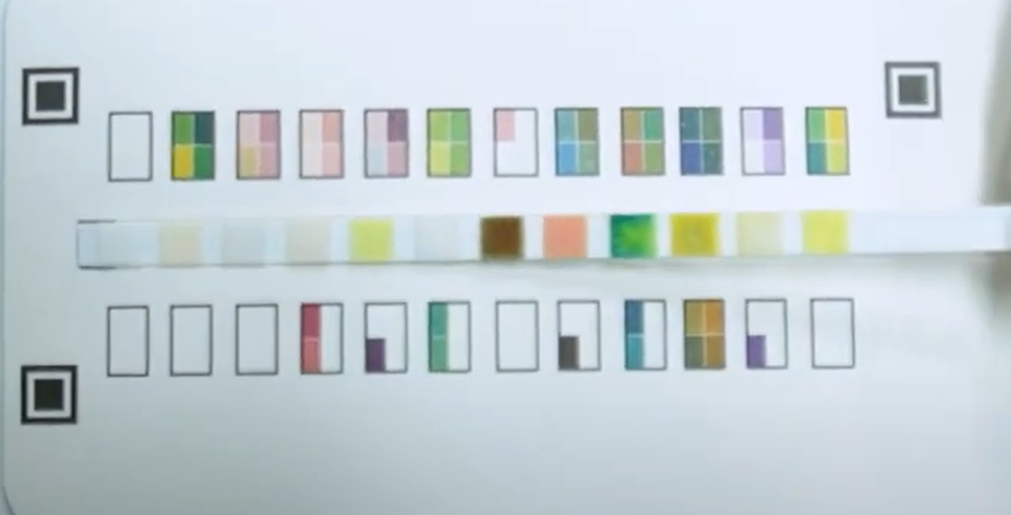
#> input picture basic_color/test_strip.jpg, 1011 x 515 px, found by its file name
$ python find_strip_pads_debug.py
#> lines starting #> are read from the running program, lines starting #| are printed output that depends on the picture; after the words box and inside, x2 and y2 are one past the last pixel; in counts of white or black regions, pixels touching at a corner belong together
# find_strip_pads_debug.py
# (성공한 test_warp.py + Lesson 9의 디버깅 모드)

import cv2
import numpy as np

# --- 1단계: Phase 2 이미지 로드 ---
image_filename = "test_strip.jpg"
image = cv2.imread(image_filename)
#> image is the input picture: shape (515, 1011, 3); mean B, G, R 212.9, 208.7, 197.5

if image is None:
    print(f"'{image_filename}' 이미지를 찾을 수 없습니다.")
else:
    # --- 2단계: 'test_warp.py'에서 성공한 pts_src ---
    # (★ test_warp.py에서 성공했던 '정확한' 4개 좌표를 여기에!)
    pts_src = np.array([
        [45, 97],  # 예: 왼쪽 위 (다시 찾아야 함)
        [917, 91],   # 예: 오른쪽 위 (다시 찾아야 함)
        [921, 401],  # 예: 오른쪽 아래 (다시 찾아야 함)
        [45, 393]    # 예: test_warp.py에서 썼던 값
    ], dtype=np.float32)

    # --- 3단계: ★★★ 자동 비율 계산 (성공한 로직) ★★★ ---
    (tl, tr, br, bl) = pts_src
    width_top = np.linalg.norm(tr - tl)
    width_bottom = np.linalg.norm(br - bl)
    max_width = int(max(width_top, width_bottom))

    height_left = np.linalg.norm(bl - tl)
    height_right = np.linalg.norm(br - tr)
    max_height = int(max(height_left, height_right))

    aspect_ratio = max_height / max_width
    width = 600
    height = int(width * aspect_ratio)

    print(f"변환된 이미지 크기: w={width}, h={height}")

    pts_dst = np.array([
        [0, 0], [width - 1, 0], [width - 1, height - 1], [0, height - 1]
    ], dtype=np.float32)

    # --- 4단계: 변환 실행 ---
    matrix = cv2.getPerspectiveTransform(pts_src, pts_dst)
    image_warped = cv2.warpPerspective(image, matrix, (width, height))
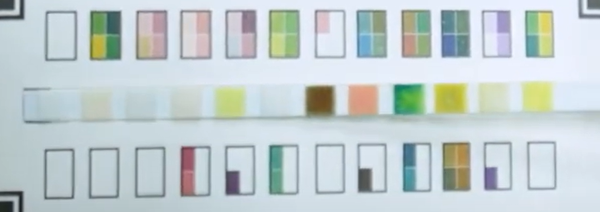
#> image_warped: shape (212, 600, 3); mean B, G, R 207.8, 206.4, 195

    # --- 5단계: 전처리 (adaptiveThreshold) ---
    gray = cv2.cvtColor(image_warped, cv2.COLOR_BGR2GRAY)
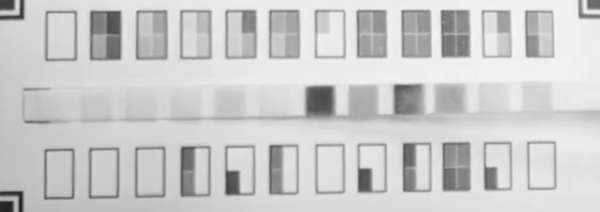
#> gray: shape (212, 600); min 29, max 248, mean 203.2
    thresh = cv2.adaptiveThreshold(gray, 255,
                                    cv2.ADAPTIVE_THRESH_GAUSSIAN_C,
                                    cv2.THRESH_BINARY_INV,
                                    15, 4)
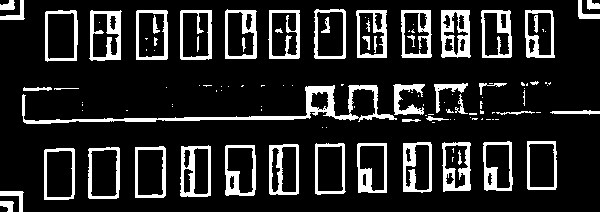
#> thresh: shape (212, 600); 15.3% white; 121 white regions (66 under 20 px)

    # --- 6단계: 경계 검출 (findContours) ---
    contours, hierarchy = cv2.findContours(thresh, cv2.RETR_EXTERNAL, cv2.CHAIN_APPROX_SIMPLE)
#> contours = 95 contours, 55 with area under 20; largest, box (x1, y1, x2, y2) and area: (22, 85, 397, 124) 2480, (45, 10, 78, 62) 1556, (88, 147, 120, 199) 1534, (180, 10, 212, 60) 1512, (136, 10, 168, 60) 1510
    print(f"총 {len(contours)}개의 물체(경계)를 찾았습니다.")
#| 총 95개의 물체(경계)를 찾았습니다.

    # --- 7단계: 디버깅 모드 (필터 값 찾기) ---
    image_debug = image_warped.copy()

    # (넓은 필터 값)
    STRIP_Y_MIN = 0
    STRIP_Y_MAX = height
    SHAPE_W_MIN = 5
    SHAPE_W_MAX = 150 # (h=122 팔레트도 잡기 위해 150으로 높임)
    SHAPE_H_MIN = 5
    SHAPE_H_MAX = 150

    print("\n--- [디버깅] 감지된 모든 물체 (필터링 전) ---")
    print("x, y, w(너비), h(높이)")

    detected_objects = []

    for cnt in contours:
        x, y, w, h = cv2.boundingRect(cnt)

        is_in_strip_area = (y > STRIP_Y_MIN) and (y < STRIP_Y_MAX)
        is_pad_shape = (w > SHAPE_W_MIN) and (w < SHAPE_W_MAX) and (h > SHAPE_H_MIN) and (h < SHAPE_H_MAX)

        if is_in_strip_area and is_pad_shape:
            # 필터 통과한 객체만 사각형 그리고, 리스트에 추가
            cv2.rectangle(image_debug, (x, y), (x + w, y + h), (255, 0, 0), 2) # 파란색
            detected_objects.append((x,y,w,h))
            # ★ 디버깅을 위해 모든 검출된 객체 정보 출력
            print(f"x={x}, y={y}, w={w}, h={h}")
#> this loop made 95 passes
#> (x, y, w, h, is_pad_shape) on passes 1 to 12: (0, 201, 14, 11, True), (0, 191, 24, 21, True), (44, 148, 31, 52, True), (88, 147, 32, 52, True), (135, 146, 31, 52, True), (225, 145, 31, 51, True), (180, 145, 31, 52, True), (269, 144, 30, 51, True), (357, 143, 30, 50, True), (315, 143, 31, 52, True), (442, 142, 29, 50, True), (403, 142, 29, 51, True)
#> (cnt, x, y, w, h, is_pad_shape) on passes 17, 18, 19, 20, 24, 28: ([[432, 122], [434, 122]], 432, 122, 3, 1, False), ([[495, 119], [498, 119]], 495, 119, 4, 1, False), ([[492, 119], [493, 119]], 492, 119, 2, 1, False), ([[486, 119], [490, 119]], 486, 119, 5, 1, False), ([[482, 118], [481, 119], [482, 119]], 481, 118, 2, 2, False), ([[425, 115], [426, 115]], 425, 115, 2, 1, False)
#| x=0, y=201, w=14, h=11
#| x=0, y=191, w=24, h=21
#| x=44, y=148, w=31, h=52
#| x=88, y=147, w=32, h=52
#| x=135, y=146, w=31, h=52
#| x=225, y=145, w=31, h=51
#| x=180, y=145, w=31, h=52
#| x=269, y=144, w=30, h=51
#> (further printed lines are left out)
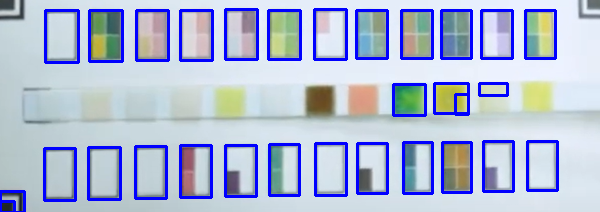
#> image_debug: shape (212, 600, 3); 10.17% of pixels changed, all inside (x1, y1, x2, y2) = (0, 8, 559, 212)
#> after the loop, detected_objects = 30 items, first 6: (0, 201, 14, 11), (0, 191, 24, 21), (44, 148, 31, 52), (88, 147, 32, 52), (135, 146, 31, 52), (225, 145, 31, 51)

    print(f"\n넓은 필터로 총 {len(detected_objects)}개의 물체를 찾았습니다.")
#| 넓은 필터로 총 30개의 물체를 찾았습니다.

    # --- 9단계: 결과 보여주기 ---
    cv2.imshow("Warped Image (DEBUG)", image_debug)
    cv2.waitKey(0)
    cv2.destroyAllWindows()

$ run again, with basic_color/test_kit.png saved as basic_color/test_strip.jpg
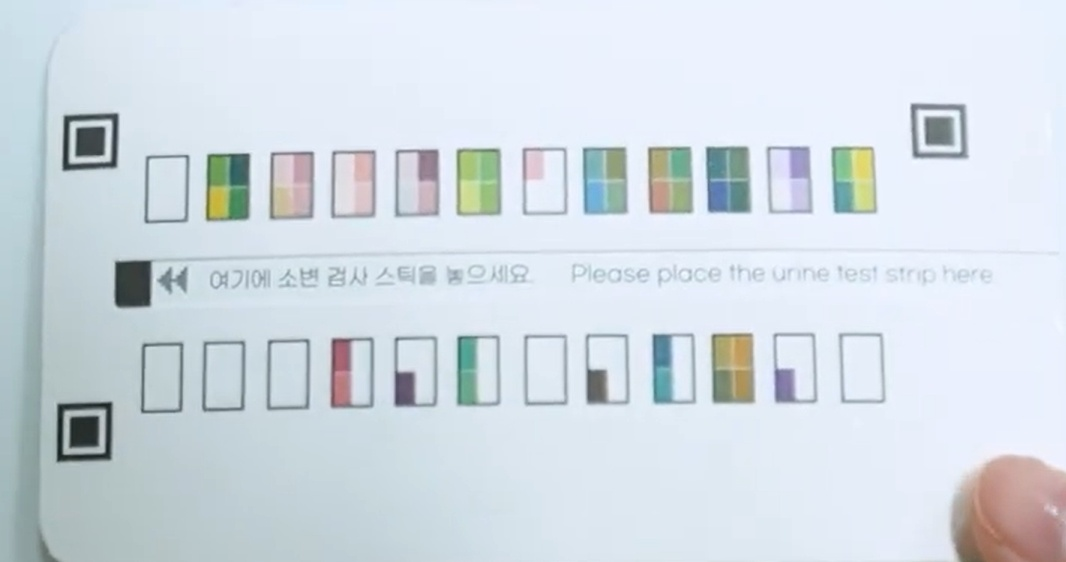
#> input picture basic_color/test_kit.png, 1066 x 562 px, found by its file name
#> image is the input picture: shape (562, 1066, 3); mean B, G, R 227.8, 220.1, 210.6
#> `thresh = cv2.adaptiveThreshold(gray, 255, cv2.ADAPTIVE_THRESH_GAUSSIAN..`:
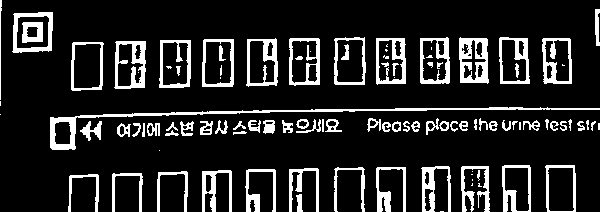
#> thresh: shape (212, 600); 14.5% white; 105 white regions (24 under 20 px)
#> contours = 82 contours, 23 with area under 20; largest, box (x1, y1, x2, y2) and area: (50, 107, 600, 150) 1552, (12, 12, 53, 53) 1464, (71, 42, 104, 91) 1446, (202, 39, 234, 87) 1432, (159, 40, 191, 88) 1402
#| 총 82개의 물체(경계)를 찾았습니다.
#> the loop `for cnt in contours:` made 82 passes
#> (x, y, w, h, is_pad_shape) on passes 2, 3, 7, 8, 9, 10, 11, 12: (296, 194, 7, 18, True), (478, 183, 4, 4, False), (68, 174, 31, 38, True), (112, 173, 31, 39, True), (472, 171, 1, 1, False), (157, 171, 31, 41, True), (477, 170, 3, 11, False), (202, 170, 30, 42, True)
#> (printed output is left out)
#> after the loop `for cnt in contours:`:
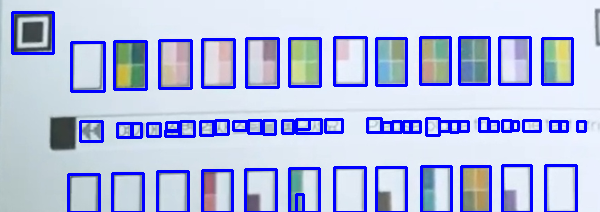
#> image_debug: shape (212, 600, 3); mean B, G, R 227.9, 192.3, 183.2
#> after the loop `for cnt in contours:`: detected_objects = 59 items, first 6: (296, 194, 7, 18), (68, 174, 31, 38), (112, 173, 31, 39), (157, 171, 31, 41), (202, 170, 30, 42), (245, 169, 31, 43)
#| 넓은 필터로 총 59개의 물체를 찾았습니다.
